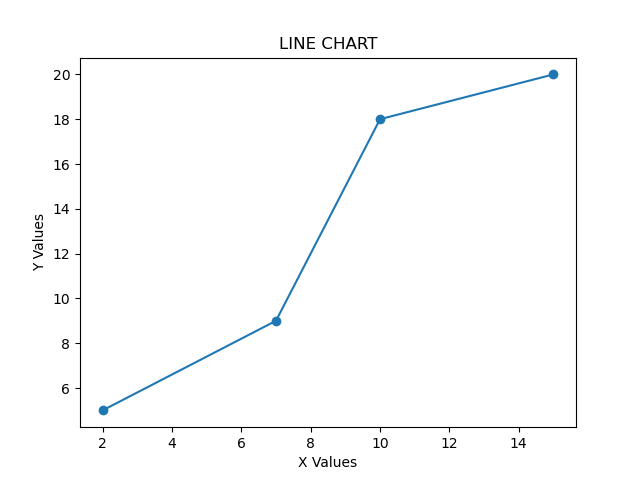

Python code for this plot:
import matplotlib.pyplot as plt
n = int(input("Enter number of points: "))

x = []
y = []

for i in range(n):
    xv = int(input(f"Enter x value {i+1}: "))
    yv = int(input(f"Enter y value {i+1}: "))

    x.append(xv)
    y.append(yv)

plt.plot(x,y,marker='o')
plt.title("LINE CHART")
plt.xlabel("X Values")
plt.ylabel("Y Values")
plt.savefig("1.png")
